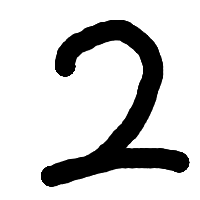
#> input picture tmp/2.png, 200 x 200 px
$ python -i dispImageMosaic.py   (imports and definitions only)
#> lines starting #> are read from the running program, lines starting #| are printed output that depends on the picture
#s24017
# モザイク画像に変換
import tkinter as tk
import tkinter.filedialog as fd
import PIL.Image, PIL.ImageTk

def dispPhoto(path):
#> called with path = 'tmp/2.png'
    newImage = PIL.Image.open(path).convert("L") \
    .resize((32, 32)).resize((300, 300))
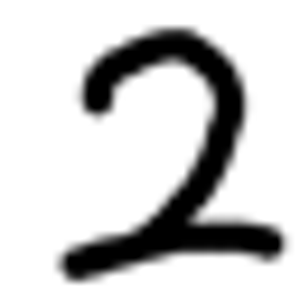
#> newImage: PIL image 300x300 L; min 0, max 255, mean 205.8

#> (the run stopped early here; a loop or call above may not have finished)
